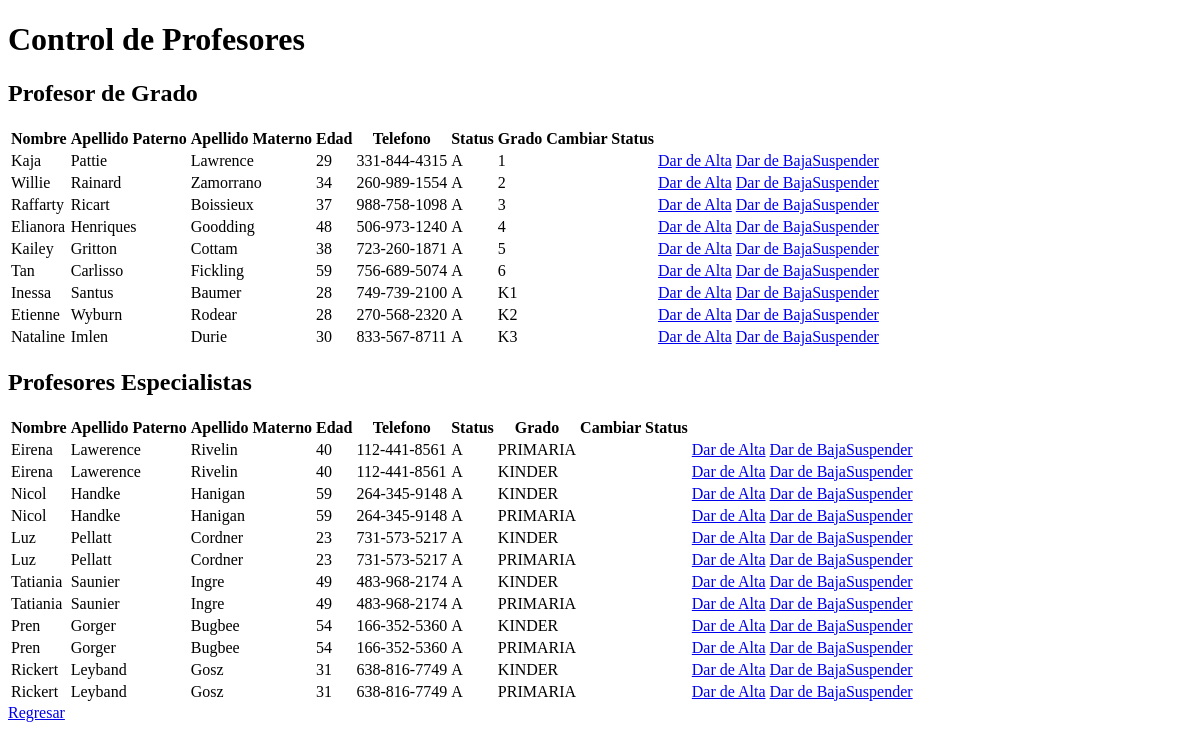
The page /verProfesor on the database as committed earlier.
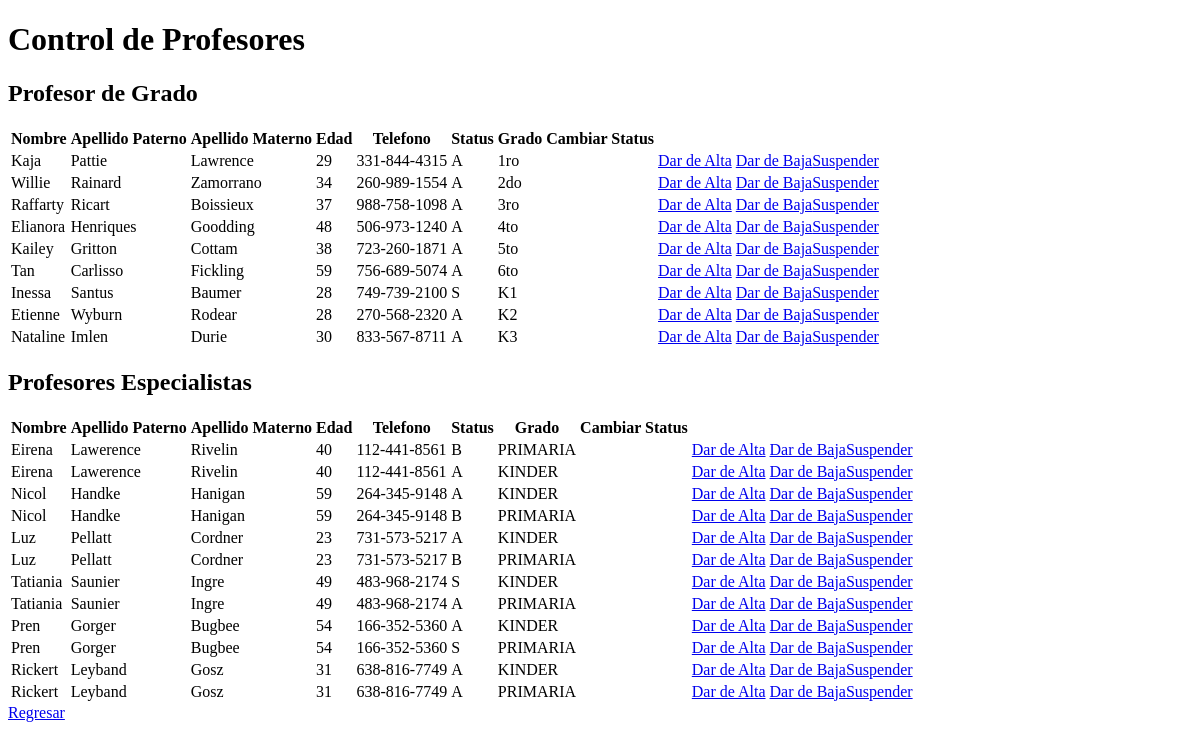
The same page on the database as committed later.
### tables this page shows
CREATE TABLE profesor_grado(
    profesor_ID NUMBER(10) PRIMARY KEY,
    nombre VARCHAR(30) NOT NULL, 
    apellido_pat VARCHAR(30) NOT NULL,
    apellido_mat VARCHAR(30),
    edad NUMBER(2) NOT NULL,
    telefono VARCHAR(30),
    estado CHAR(2),
    grado VARCHAR(40) NOT NULL, 
    CONSTRAINT estado_ck CHECK(estado IN ('A', 'S', 'B'))
);

CREATE TABLE profesor_especialista(
    profesor_ID NUMBER(10) PRIMARY KEY,
    nombre VARCHAR(30) NOT NULL, 
    apellido_pat VARCHAR(30) NOT NULL,
    apellido_mat VARCHAR(30),
    edad NUMBER(2) NOT NULL,
    telefono VARCHAR(30),
    estado CHAR(2),
    grado VARCHAR(40) NOT NULL,
    nombre_materia VARCHAR(30), 
    CONSTRAINT estado_ck CHECK(estado IN ('A', 'S', 'B'))    
);

### app.py (the view)
@app.route('/verProfesor')
def profesor():
    grado = coneccion.consulta_all_prof_grado()
    especialista = coneccion.consulta_all_prof_esp()
    return render_template('verProfesor.html', prof_g = grado, prof_e = especialista)

### models.py (called while the page is built)
def consulta_all_prof_grado():
    con = sql.connect("DB/baseConeyotl.db")
    cursor = con.cursor()
    cursor.execute("SELECT * FROM profesor_grado")
    datos_profesor_grado = cursor.fetchall()
    con.commit()
    con.close()
    return datos_profesor_grado

def consulta_all_prof_esp():
    con = sql.connect("DB/baseConeyotl.db")
    cursor = con.cursor()
    cursor.execute("SELECT * FROM profesor_especialista")
    datos_profesor_especialista = cursor.fetchall()
    con.commit()
    con.close()
    return datos_profesor_especialista

### templates/verProfesor.html (shortened to what this page needs)
<!DOCTYPE html>
<html lang="es">
<head>
</head>
<body>
    <h1>Control de Profesores </h1>
    <h2>Profesor de Grado</h2>
    <table>
        <thead>
            <tr>
                <th>Nombre </th>
                <th>Apellido Paterno </th>
                <th>Apellido Materno </th>
                <th>Edad </th>
                <th>Telefono </th>
                <th>Status </th>
                <th>Grado </th>
                <th>            Cambiar Status </th>
            </tr>
        </thead>
        <tbody>
            <tr>
                {% for i in prof_g %}
                <td>{{ i.1 }}</td>
                <td>{{ i.2 }}</td>
                <td>{{ i.3 }}</td>
                <td>{{ i.4 }}</td>
                <td>{{ i.5 }}</td>
                <td>{{ i.6 }}</td>
                <td>{{ i.7 }}</td>
                <td>{{ i.9 }}</td>
                <td><a href="/alta_prof_grado/{{ i.0 }}">Dar de Alta</a> <a href="/baja_prof_grado/{{ i.0 }}">Dar de Baja</a><a href="/suspender_prof_grado/{{ i.0 }}">Suspender</a></td>
            </tr>
            {% endfor %}
        </tbody>
    </table>
    <h2>Profesores Especialistas </h2>
    <table>
        <thead>
            <tr>
                <th>Nombre </th>
                <th>Apellido Paterno </th>
                <th>Apellido Materno </th>
                <th>Edad </th>
                <th>Telefono </th>
                <th>Status </th>
                <th>Grado </th>
                <th>             Cambiar Status </th>
            </tr>
        </thead>
        <tbody>
            <tr>
                {% for j in prof_e %}
                <td>{{ j.1 }}</td>
                <td>{{ j.2 }}</td>
                <td>{{ j.3 }}</td>
                <td>{{ j.4 }}</td>
                <td>{{ j.5 }}</td>
                <td>{{ j.6 }}</td>
                <td>{{ j.7 }}</td>
                <td>{{ j.9 }}</td>
                <td><a href="/alta_prof_esp/{{ j.0 }}">Dar de Alta</a> <a href="/baja_prof_esp/{{ j.0 }}">Dar de Baja</a><a href="/suspender_prof_esp/{{ j.0 }}">Suspender</a></td>
            </tr>
            {% endfor %}
        </tbody>
    </table>
    <a href="/admin">Regresar</a>
</body>
</html>

Rows that differ between the two databases and show on the page:
changed profesor_grado "Kaja": grado "1" → "1ro"
changed profesor_grado "Willie": grado "2" → "2do"
changed profesor_grado "Raffarty": grado "3" → "3ro"
changed profesor_grado "Elianora": grado "4" → "4to"
changed profesor_grado "Kailey": grado "5" → "5to"
changed profesor_grado "Tan": grado "6" → "6to"
changed profesor_grado "Inessa": estado "A" → "S"
changed profesor_especialista (number 1 of 12 on the later page): estado "A" → "B"
changed profesor_especialista (number 4 of 12 on the later page): estado "A" → "B"
changed profesor_especialista (number 6 of 12 on the later page): estado "A" → "B"
changed profesor_especialista (number 7 of 12 on the later page): estado "A" → "S"
changed profesor_especialista (number 10 of 12 on the later page): estado "A" → "S"
